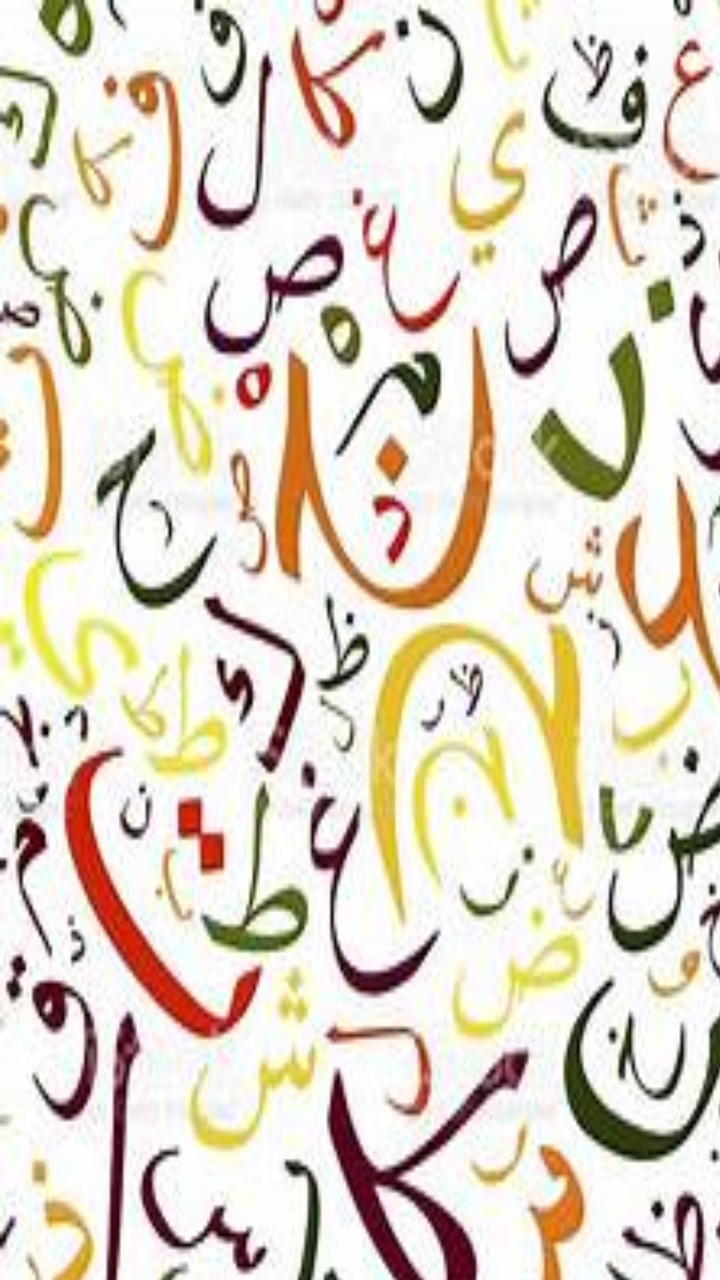
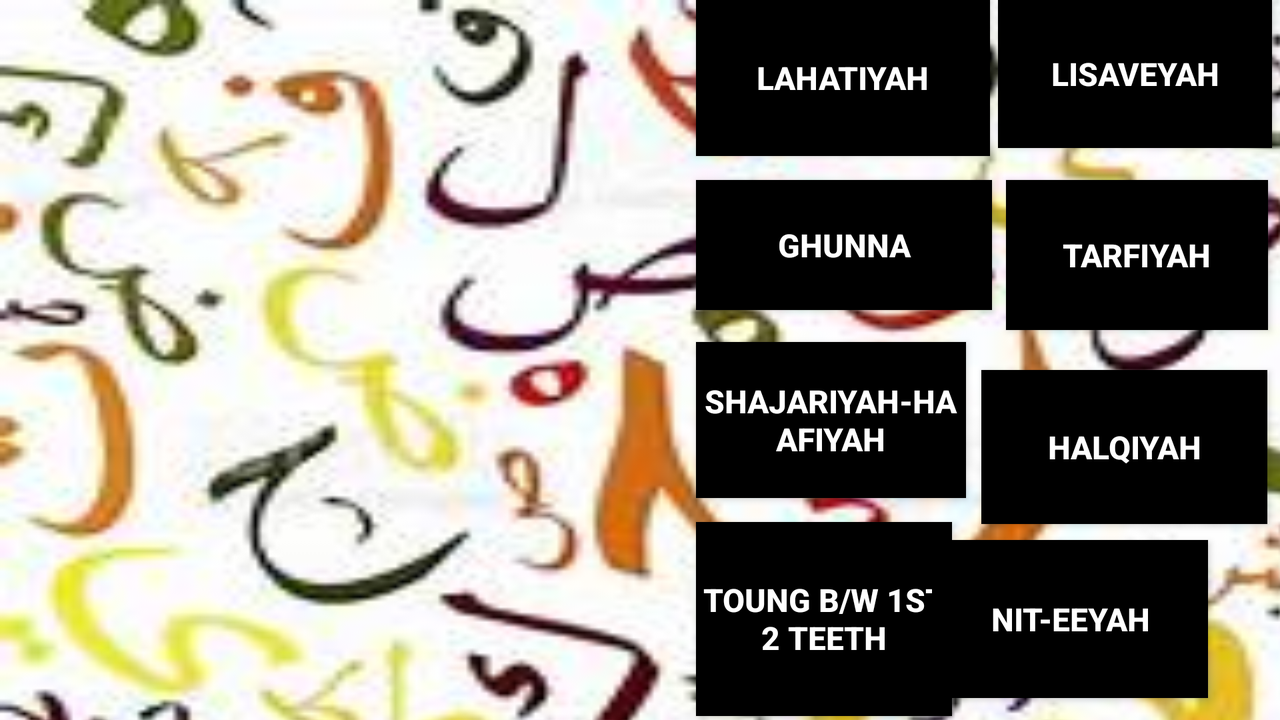

Two renders of one Android screen. The first uses the default layout on a phone; the second uses the alternative layout the repository ships for a different screen configuration, on a matching device. The two XML files are below.
<!-- AndroidManifest.xml: application theme Theme.ArabicLetters -->
<!-- res/layout/activity_learn_letters.xml -->
<?xml version="1.0" encoding="utf-8"?>
<androidx.constraintlayout.widget.ConstraintLayout xmlns:android="http://schemas.android.com/apk/res/android"
    xmlns:app="http://schemas.android.com/apk/res-auto"
    xmlns:tools="http://schemas.android.com/tools"
    android:layout_width="match_parent"
    android:layout_height="match_parent"
    tools:context=".learn_letters">
    <ImageView
        android:id="@+id/imageView"
        android:layout_width="486dp"
        android:layout_height="767dp"
        android:scaleType="fitXY"
        app:srcCompat="@drawable/all"
        tools:layout_editor_absoluteX="-2dp"
        tools:layout_editor_absoluteY="3dp" />

</androidx.constraintlayout.widget.ConstraintLayout>
<!-- resources referenced by this layout -->
<resources>
  <!-- drawable all: jpg bitmap (drawable, 30926 bytes) -->
  <style name="Theme.ArabicLetters" parent="Theme.AppCompat.Light.NoActionBar">
          
          <item name="colorPrimary">@color/purple_500</item>
          <item name="colorPrimaryVariant">@color/purple_700</item>
          <item name="colorOnPrimary">@color/white</item>
          
          <item name="colorSecondary">@color/teal_200</item>
          <item name="colorSecondaryVariant">@color/teal_700</item>
          <item name="colorOnSecondary">@color/black</item>
          
          <item name="android:statusBarColor" tools:targetApi="l">?attr/colorPrimaryVariant</item>
          
      </style>
</resources>
<!-- res/layout-land/activity_learn_letters.xml (the repository's variant of the layout above) -->
<!-- drawn on the phone turned sideways -->
<?xml version="1.0" encoding="utf-8"?>
<androidx.constraintlayout.widget.ConstraintLayout xmlns:android="http://schemas.android.com/apk/res/android"
    xmlns:app="http://schemas.android.com/apk/res-auto"
    xmlns:tools="http://schemas.android.com/tools"
    android:layout_width="match_parent"
    android:layout_height="match_parent"
    tools:context=".learn_letters">

    <ImageView
        android:id="@+id/imageView"
        android:layout_width="1050dp"
        android:layout_height="762dp"
        android:scaleType="fitXY"
        app:srcCompat="@drawable/all"
        tools:layout_editor_absoluteX="-66dp"
        tools:layout_editor_absoluteY="-10dp" />

    <ImageView
        android:id="@+id/imageView1"
        android:layout_width="348dp"
        android:layout_height="389dp"
        app:layout_constraintTop_toTopOf="parent" />

    <Button
        android:id="@+id/button"
        android:layout_width="143dp"
        android:layout_height="77dp"
        android:layout_marginTop="20dp"
        android:background="@color/black"
        android:onClick="mess"
        android:text="Halqiyah"
        android:textColor="@color/white"
        android:textSize="16sp"
        android:textStyle="bold"
        app:layout_constraintEnd_toEndOf="parent"
        app:layout_constraintHorizontal_bias="0.549"
        app:layout_constraintStart_toEndOf="@+id/button8"
        app:layout_constraintTop_toBottomOf="@+id/button6" />

    <Button
        android:id="@+id/button8"
        android:layout_width="135dp"
        android:layout_height="78dp"
        android:layout_marginTop="16dp"
        android:background="@color/black"
        android:onClick="mess"
        android:text="Shajariyah-Haafiyah"
        android:textColor="@color/white"
        android:textSize="16sp"
        android:textStyle="bold"
        app:layout_constraintStart_toEndOf="@+id/imageView1"
        app:layout_constraintTop_toBottomOf="@+id/button5" />

    <Button
        android:id="@+id/button6"
        android:layout_width="131dp"
        android:layout_height="75dp"
        android:layout_marginTop="16dp"
        android:background="@color/black"
        android:onClick="mess"
        android:text="Tarfiyah"
        android:textColor="@color/white"
        android:textSize="16sp"
        android:textStyle="bold"
        app:layout_constraintEnd_toEndOf="parent"
        app:layout_constraintHorizontal_bias="0.53"
        app:layout_constraintStart_toEndOf="@+id/button5"
        app:layout_constraintTop_toBottomOf="@+id/button4" />

    <Button
        android:id="@+id/button4"
        android:layout_width="137dp"
        android:layout_height="74dp"
        android:background="@color/black"
        android:onClick="mess"
        android:text="Lisaveyah"
        android:textColor="@color/white"
        android:textSize="16sp"
        android:textStyle="bold"
        app:layout_constraintEnd_toEndOf="parent"
        app:layout_constraintStart_toEndOf="@+id/button2"
        app:layout_constraintTop_toTopOf="parent" />

    <Button
        android:id="@+id/button2"
        android:layout_width="147dp"
        android:layout_height="78dp"
        android:background="@color/black"
        android:onClick="mess"
        android:text="Lahatiyah"
        android:textColor="@color/white"
        android:textSize="16sp"
        android:textStyle="bold"
        app:layout_constraintStart_toEndOf="@+id/imageView1"
        app:layout_constraintTop_toTopOf="parent" />

    <Button
        android:id="@+id/button3"
        android:layout_width="128dp"
        android:layout_height="97dp"
        android:layout_marginTop="12dp"
        android:background="@color/black"
        android:onClick="mess"
        android:text="toung b/w 1st 2 teeth"
        android:textColor="@color/white"
        android:textSize="16sp"
        android:textStyle="bold"
        app:layout_constraintStart_toEndOf="@+id/imageView1"
        app:layout_constraintTop_toBottomOf="@+id/button8" />

    <Button
        android:id="@+id/button7"
        android:layout_width="138dp"
        android:layout_height="79dp"
        android:layout_marginTop="8dp"
        android:layout_marginEnd="36dp"
        android:background="@color/black"
        android:onClick="mess"
        android:text="Nit-eeyah"
        android:textColor="@color/white"
        android:textSize="16sp"
        android:textStyle="bold"
        app:layout_constraintEnd_toEndOf="parent"
        app:layout_constraintTop_toBottomOf="@+id/button" />

    <Button
        android:id="@+id/button5"
        android:layout_width="148dp"
        android:layout_height="65dp"
        android:layout_marginTop="12dp"
        android:background="@color/black"
        android:onClick="mess"
        android:text="Ghunna"
        android:textColor="@color/white"
        android:textSize="16sp"
        android:textStyle="bold"
        app:layout_constraintStart_toEndOf="@+id/imageView1"
        app:layout_constraintTop_toBottomOf="@+id/button2" />

</androidx.constraintlayout.widget.ConstraintLayout>
